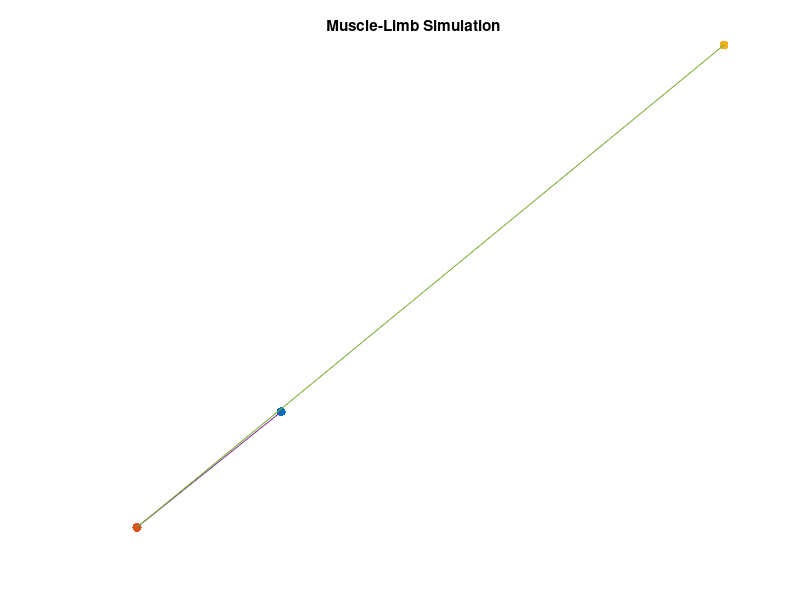
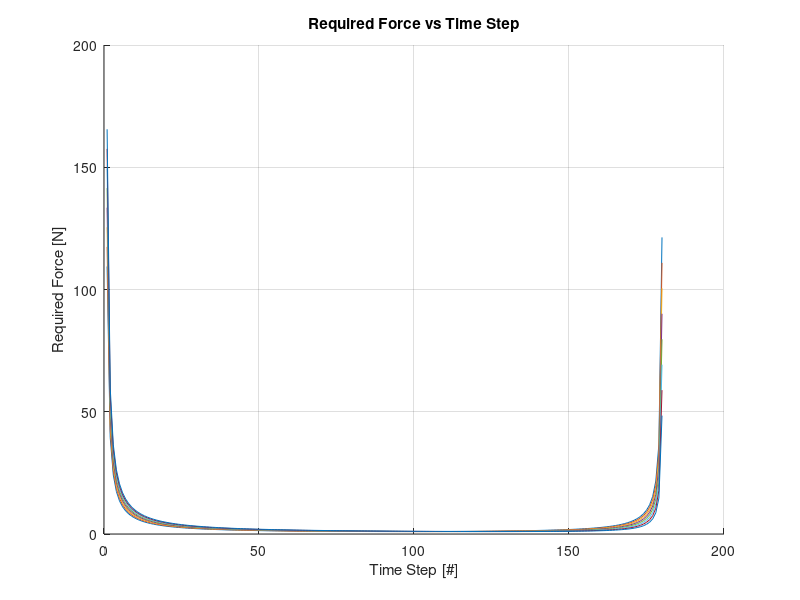
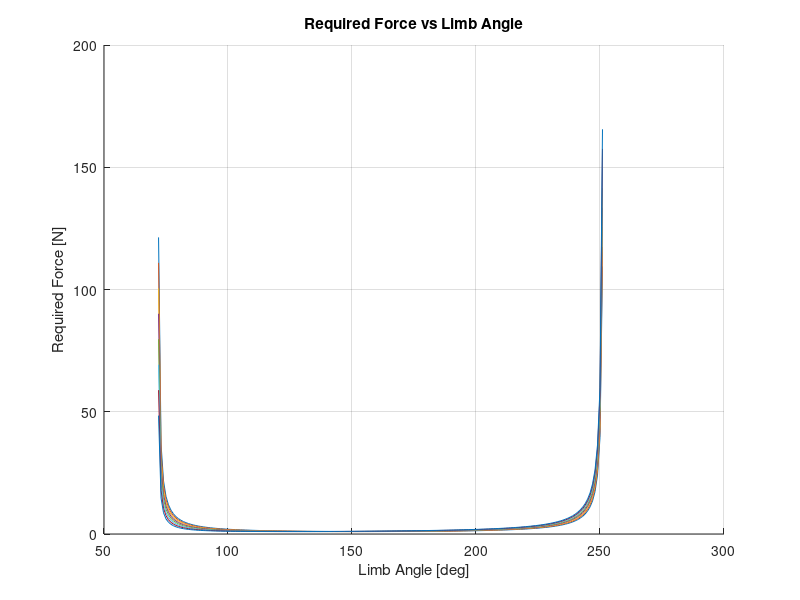
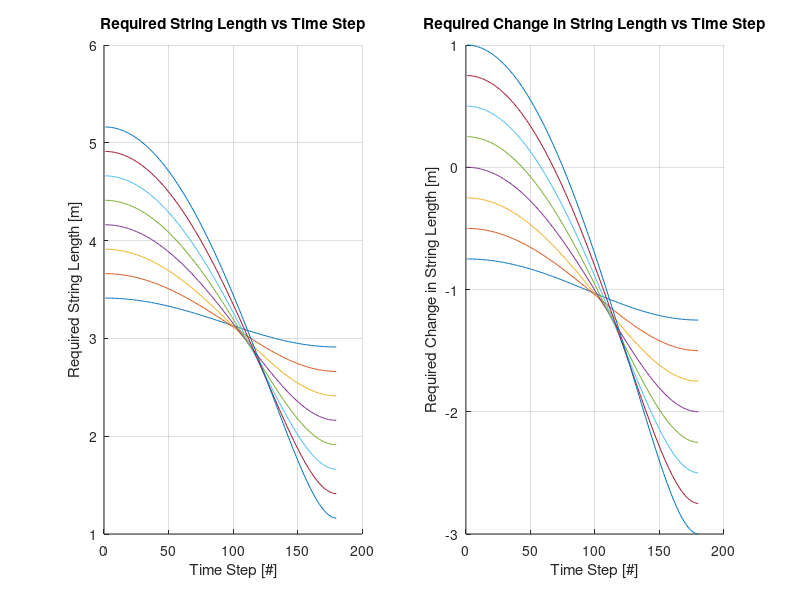

Write MATLAB code to recreate these figures, in order.
%% Force / Length Requirements.

%Clear Everything
clear, close('all'), clc

%% Setup the System.

%Define the z-axis rotation matrix.
fR = @(x) [cos(x) -sin(x) 0; sin(x) cos(x) 0; 0 0 1];

%Define the moment necessary to move the limb.
M = 1;

%Define the joint location
P1 = [0; 0; 1];

%Define the radius / distance from the joint to the muscle attachment location.
r = 1;

%Define maximum limb angle with respect to the global frame.
% theta_max = 135*(pi/180);
theta_max = 251*(pi/180);

%Define the template point we will use to rotate into position for the muscle attachment point.
P2_template = [r; 0; 1];

%Define the starting limb location.
P2 = fR(theta_max)*P2_template;

%Define the pulley location.
P3 = [P1(1) + 1; P1(2) + 3; 1];

%Compute the vector from P1 to P3.
P31 = P3 - P1;

%Compute the minimum limb angle with respect to the global frame.
theta_min = atan2( P31(2), P31(1) );

%Assemble the first two points into a matrix to store the limb points.
Ps_limb = [P1 P2];

%Assemble the second two points into a matrix to store the string points.
Ps_string = [P2 P3];

%Compute the vector from P2 to P3.
P32 = P3 - P2;

%Compute the initial string length.
L0_string = norm(P32(1:2), 2);

%Setup a plot of these three points.
figure, hold on, grid on, set(gcf, 'color', 'w'), set(gca, 'XColor', 'w', 'YColor', 'w'), title('Muscle-Limb Simulation')
plot(P1(1, :), P1(2, :), '.', 'Markersize', 20), plot(P2(1, :), P2(2, :), '.', 'Markersize', 20), plot(P3(1, :), P3(2, :), '.', 'Markersize', 20)
plot(Ps_limb(1, :), Ps_limb(2, :), '-'), plot(Ps_string(1, :), Ps_string(2, :), '-')


%% Setup the Simulation.

%Define the minimum and maximum radii of interest.
r_max = 2; r_min = 0.25;

%Define the radius step size.
r_step = 0.25;

%Define the radii of interest.
rs = r_min:r_step:r_max;

%Compute the number of radii to simulate.
num_radii = length(rs);

%Define the theta step size to simulate.
theta_step = 1*(pi/180);

%Define the thetas of interest.
thetas = theta_max:(-theta_step):theta_min; thetas_deg = (180/pi)*thetas;

%Compute the number of thetas in the simulation.
num_thetas = length(thetas);

%Define a vector of the simulation time steps.
time_steps = 1:num_thetas;

%Preallocate arrays to store the string length and required force.
[Ls_string, Fs] = deal( zeros(num_radii, num_thetas) );

%Compute the required force and length change at each angle for each radius.
for k1 = 1:num_radii                    %Iterate through each of the radii...
    
    %Define the template point we will use to rotate into position for the muscle attachment point.
    P2_template = [rs(k1); 0; 1];
    
    %Compute the required force and length change at each angle for this radius.
    for k2 = 1:num_thetas                %Iterate through each of the thetas...
        
        %Compute the current muscle attachment location.
        P2 = fR(thetas(k2))*P2_template;
        
        %Compute the vector from P2 to P3.
        P32 = P3 - P2;
        
        %Compute the current length of the string.
        Ls_string(k1, k2) = norm(P32(1:2), 2);
        
        %Compute the string angle with respect to the global frame.
        gamma = atan2( P32(2), P32(1) );
        
        %Compute the angle between the the limb and the string.
        phi = thetas(k2) - gamma;
        
        %Compute the force required to move the limb at this location.
        Fs(k1, k2) = (M/r)*csc(phi);
        
    end
    
end

%Compute the string length change associated with each step
dLs_string = Ls_string - L0_string;

%% Plot the Applied Force Requirement vs Time & Limb Angle.

%Plot the required force vs time.
figure, hold on, grid on, xlabel('Time Step [#]'), ylabel('Required Force [N]'), title('Required Force vs Time Step'), plot(time_steps, Fs)

%Plot the required force vs angle.
figure, hold on, grid on, xlabel('Limb Angle [deg]'), ylabel('Required Force [N]'), title('Required Force vs Limb Angle'), plot(thetas_deg, Fs)

%% Plot the Change in String Length Requirement vs Time & Limb Angle.

%Plot the required string length vs time.
figure, subplot(1, 2, 1), hold on, grid on, xlabel('Time Step [#]'), ylabel('Required String Length [m]'), title('Required String Length vs Time Step'), plot(time_steps, Ls_string)
subplot(1, 2, 2), hold on, grid on, xlabel('Time Step [#]'), ylabel('Required Change in String Length [m]'), title('Required Change in String Length vs Time Step'), plot(time_steps, dLs_string)

%Plot the required string length vs limb angle.
figure, subplot(1, 2, 1), hold on, grid on, xlabel('Limb Angle [deg]'), ylabel('Required String Length [m]'), title('Required String Length vs Limb Angle'), plot(thetas_deg, Ls_string)
subplot(1, 2, 2), hold on, grid on, xlabel('Limb Angle [deg]'), ylabel('Required Change in String Length [m]'), title('Required Change in String Length vs Limb Angle'), plot(thetas_deg, dLs_string)
